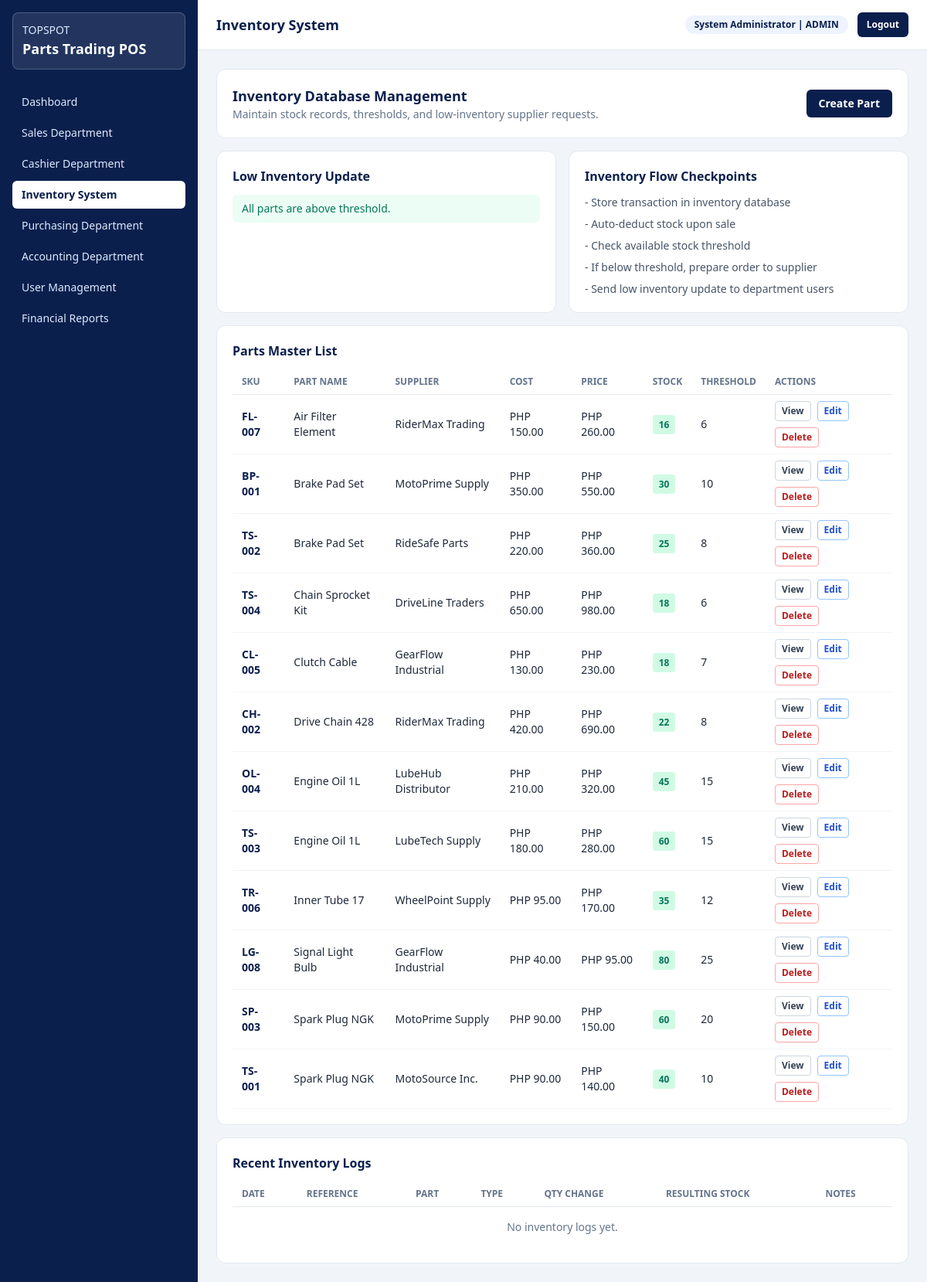
Page /inventory.php (signed in) on the earlier database version.
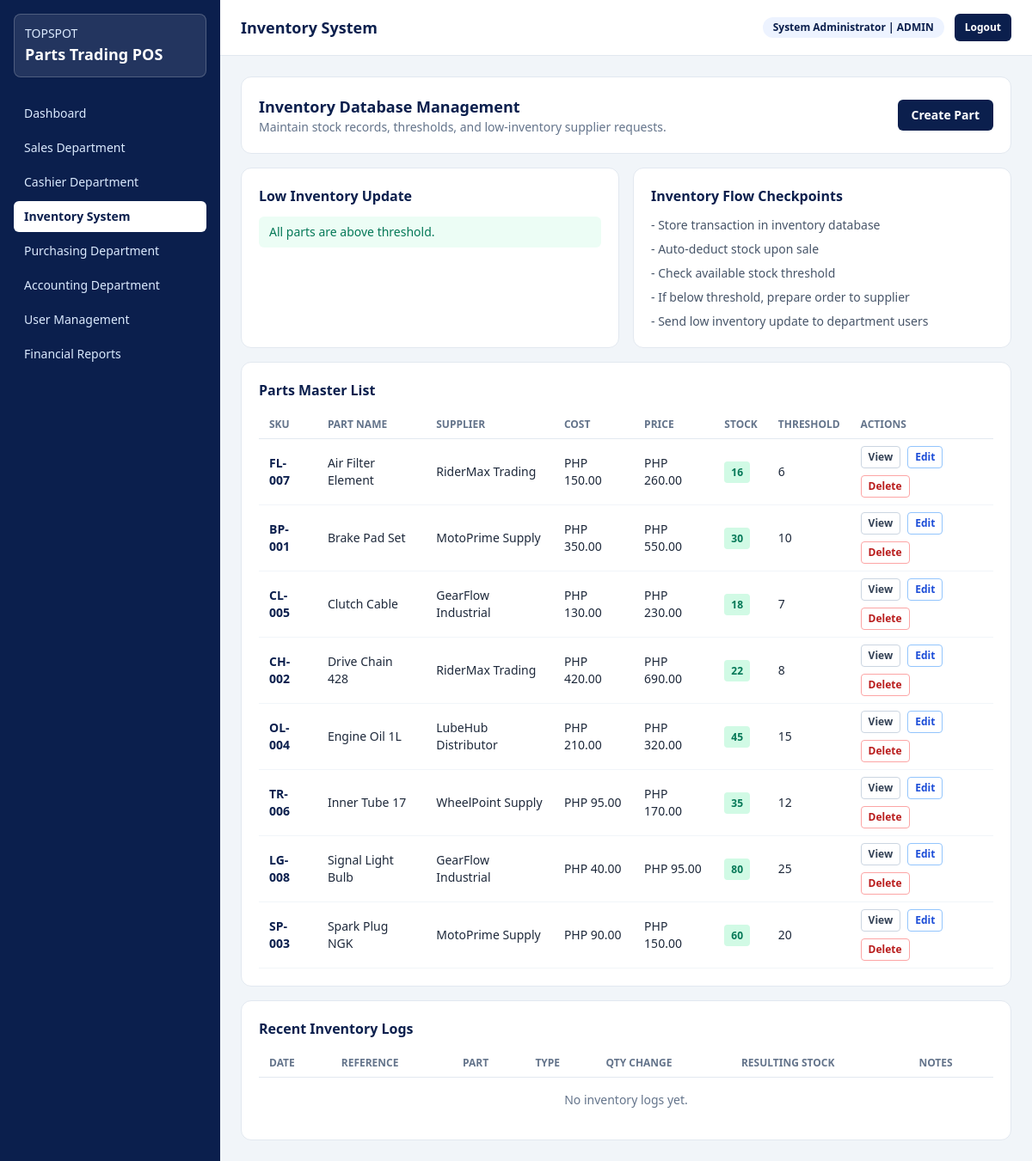
Same page on the later database version.
### tables this page shows
CREATE TABLE IF NOT EXISTS parts (
    id INT AUTO_INCREMENT PRIMARY KEY,
    sku VARCHAR(50) NOT NULL UNIQUE,
    part_name VARCHAR(150) NOT NULL,
    description TEXT,
    supplier_name VARCHAR(120) NOT NULL,
    cost_price DECIMAL(12,2) NOT NULL DEFAULT 0,
    unit_price DECIMAL(12,2) NOT NULL DEFAULT 0,
    stock_qty INT NOT NULL DEFAULT 0,
    threshold_qty INT NOT NULL DEFAULT 5,
    updated_at TIMESTAMP DEFAULT CURRENT_TIMESTAMP ON UPDATE CURRENT_TIMESTAMP
);

### includes/functions.php (called while the page is built, shortened)
<?php
function db_execute($sql, $types = '', $params = [])
{
    $connection = db();
    $stmt = mysqli_prepare($connection, $sql);
    if (!mysqli_stmt_execute($stmt)) {
        throw new Exception('Failed to execute query: ' . mysqli_stmt_error($stmt));
    }
    return $stmt;
}
function db_select($sql, $types = '', $params = [])
{
    $stmt = db_execute($sql, $types, $params);
    $result = mysqli_stmt_get_result($stmt);
    $rows = [];
    while ($row = mysqli_fetch_assoc($result)) {
        $rows[] = $row;
    }
    return $rows;
}
function e($value)
{
    return htmlspecialchars((string) $value, ENT_QUOTES, 'UTF-8');
}
function is_logged_in()
{
    return !empty($_SESSION['user_id']);
}
function page_access_rules()
{
    return [
        'dashboard.php' => ['admin', 'sales', 'cashier', 'purchasing', 'accounting', 'inventory'],
        'register.php' => ['admin'],
        'sales.php' => ['admin', 'sales'],
        'cashier.php' => ['admin', 'cashier'],
        'inventory.php' => ['admin', 'inventory'],
        'purchasing.php' => ['admin', 'purchasing'],
        'accounting.php' => ['admin', 'accounting'],
        'reports.php' => ['admin', 'accounting'],
    ];
}
function can_access_page($role, $pageFile)
{
    $rules = page_access_rules();
    return in_array((string) $role, $rules[$pageFile], true);
}
function current_user()
{
    return [
        'id' => (int) $_SESSION['user_id'],
        'full_name' => $_SESSION['full_name'] ?? 'User',
        'username' => $_SESSION['username'] ?? '',
        'role' => $_SESSION['role'] ?? 'sales',
    ];
}
function format_currency($amount)
{
    return 'PHP ' . number_format((float) $amount, 2);
}

### inventory.php (the view, shortened to what this page needs)
<?php
$pageTitle = 'Inventory System';
$activePage = 'inventory';
$parts = db_select('SELECT * FROM parts ORDER BY part_name ASC');
$inventoryLogs = db_select(
    'SELECT il.*, p.sku, p.part_name FROM inventory_logs il INNER JOIN parts p ON p.id = il.part_id ORDER BY il.created_at DESC LIMIT 20'
);
$lowStockParts = array_values(array_filter($parts, function ($part) {
    return (int) $part['stock_qty'] <= (int) $part['threshold_qty'];
}));
require_once __DIR__ . '/includes/layout_start.php';
?>
<div class="rounded-xl border border-slate-200 bg-white p-5">
    <div class="flex flex-col gap-3 md:flex-row md:items-center md:justify-between">
        <div>
            <h2 class="text-lg font-semibold text-navy-900">Inventory Database Management</h2>
            <p class="text-sm text-slate-500">Maintain stock records, thresholds, and low-inventory supplier requests.</p>
        </div>
        <button data-modal-open="create-part-modal" class="rounded-md bg-navy-900 px-4 py-2 text-sm font-semibold text-white hover:bg-navy-700">
            Create Part
        </button>
    </div>
</div>
<div class="grid gap-4 md:grid-cols-2">
    <div class="rounded-xl border border-slate-200 bg-white p-5">
        <h3 class="text-base font-semibold text-navy-900">Low Inventory Update</h3>
        <div class="mt-3 space-y-2 text-sm">
            <?php if (empty($lowStockParts)): ?>
                <p class="rounded-md bg-emerald-50 px-3 py-2 text-emerald-700">All parts are above threshold.</p>
            <?php endif; ?>
        </div>
    </div>
    <div class="rounded-xl border border-slate-200 bg-white p-5">
        <h3 class="text-base font-semibold text-navy-900">Inventory Flow Checkpoints</h3>
        <ul class="mt-3 space-y-2 text-sm text-slate-600">
            <li>- Store transaction in inventory database</li>
            <li>- Auto-deduct stock upon sale</li>
            <li>- Check available stock threshold</li>
            <li>- If below threshold, prepare order to supplier</li>
            <li>- Send low inventory update to department users</li>
        </ul>
    </div>
</div>
<div class="rounded-xl border border-slate-200 bg-white p-5">
    <h3 class="text-base font-semibold text-navy-900">Parts Master List</h3>
    <div class="mt-3 overflow-x-auto">
        <table class="min-w-full text-sm">
            <thead>
                <tr class="border-b border-slate-200 text-left text-xs uppercase text-slate-500">
                    <th class="px-3 py-2">SKU</th>
                    <th class="px-3 py-2">Part Name</th>
                    <th class="px-3 py-2">Supplier</th>
                    <th class="px-3 py-2">Cost</th>
                    <th class="px-3 py-2">Price</th>
                    <th class="px-3 py-2">Stock</th>
                    <th class="px-3 py-2">Threshold</th>
                    <th class="px-3 py-2">Actions</th>
                </tr>
            </thead>
            <tbody>
                <?php if (empty($parts)): ?>
                    <tr>
                        <td colspan="8" class="px-3 py-4 text-center text-slate-500">No parts found.</td>
                    </tr>
                <?php else: ?>
                    <?php foreach ($parts as $part): ?>
                        <?php $isLow = (int) $part['stock_qty'] <= (int) $part['threshold_qty']; ?>
                        <tr class="border-b border-slate-100">
                            <td class="px-3 py-2 font-semibold text-navy-900"><?php echo e($part['sku']); ?></td>
                            <td class="px-3 py-2"><?php echo e($part['part_name']); ?></td>
                            <td class="px-3 py-2"><?php echo e($part['supplier_name']); ?></td>
                            <td class="px-3 py-2"><?php echo e(format_currency($part['cost_price'])); ?></td>
                            <td class="px-3 py-2"><?php echo e(format_currency($part['unit_price'])); ?></td>
                            <td class="px-3 py-2">
                                <span class="rounded px-2 py-1 text-xs font-semibold <?php echo $isLow ? 'bg-red-100 text-red-700' : 'bg-emerald-100 text-emerald-700'; ?>">
                                    <?php echo e($part['stock_qty']); ?>
                                </span>
                            </td>
                            <td class="px-3 py-2"><?php echo e($part['threshold_qty']); ?></td>
                            <td class="px-3 py-2">
                                <div class="flex flex-wrap gap-2">
                                    <button data-modal-open="view-part-<?php echo e($part['id']); ?>" class="rounded border border-slate-300 px-2 py-1 text-xs font-semibold text-slate-700 hover:bg-slate-100">View</button>
                                    <button
                                        data-modal-open="edit-part-modal"
                                        class="edit-part-btn rounded border border-blue-300 px-2 py-1 text-xs font-semibold text-blue-700 hover:bg-blue-50"
                                        data-part-id="<?php echo e($part['id']); ?>"
                                        data-sku="<?php echo e($part['sku']); ?>"
                                        data-part-name="<?php echo e($part['part_name']); ?>"
                                        data-description="<?php echo e($part['description']); ?>"
                                        data-supplier-name="<?php echo e($part['supplier_name']); ?>"
                                        data-cost-price="<?php echo e($part['cost_price']); ?>"
                                        data-unit-price="<?php echo e($part['unit_price']); ?>"
                                        data-stock-qty="<?php echo e($part['stock_qty']); ?>"
                                        data-threshold-qty="<?php echo e($part['threshold_qty']); ?>"
                                    >Edit</button>
                                    <button
                                        data-modal-open="delete-part-modal"
                                        class="delete-part-btn rounded border border-red-300 px-2 py-1 text-xs font-semibold text-red-700 hover:bg-red-50"
                                        data-part-id="<?php echo e($part['id']); ?>"
                                        data-part-name="<?php echo e($part['part_name']); ?>"
                                    >Delete</button>
                                </div>
                            </td>
                        </tr>
                    <?php endforeach; ?>
                <?php endif; ?>
            </tbody>
        </table>
    </div>
</div>
<div class="rounded-xl border border-slate-200 bg-white p-5">
    <h3 class="text-base font-semibold text-navy-900">Recent Inventory Logs</h3>
    <div class="mt-3 overflow-x-auto">
        <table class="min-w-full text-sm">
            <thead>
                <tr class="border-b border-slate-200 text-left text-xs uppercase text-slate-500">
                    <th class="px-3 py-2">Date</th>
                    <th class="px-3 py-2">Reference</th>
                    <th class="px-3 py-2">Part</th>
                    <th class="px-3 py-2">Type</th>
                    <th class="px-3 py-2">Qty Change</th>
                    <th class="px-3 py-2">Resulting Stock</th>
                    <th class="px-3 py-2">Notes</th>
                </tr>
            </thead>
            <tbody>
                <?php if (empty($inventoryLogs)): ?>
                    <tr>
                        <td colspan="7" class="px-3 py-4 text-center text-slate-500">No inventory logs yet.</td>
                    </tr>
                <?php endif; ?>
            </tbody>
        </table>
    </div>
</div>
<?php require_once __DIR__ . '/includes/layout_end.php'; ?>

### includes/layout_start.php (shortened to what this page needs)
<?php
$pageTitle = $pageTitle ?? 'TOPSPOT Management System';
$activePage = $activePage ?? 'dashboard';
$user = current_user();
$menuItems = [
    ['key' => 'dashboard', 'label' => 'Dashboard', 'href' => 'dashboard.php'],
    ['key' => 'sales', 'label' => 'Sales Department', 'href' => 'sales.php'],
    ['key' => 'cashier', 'label' => 'Cashier Department', 'href' => 'cashier.php'],
    ['key' => 'inventory', 'label' => 'Inventory System', 'href' => 'inventory.php'],
    ['key' => 'purchasing', 'label' => 'Purchasing Department', 'href' => 'purchasing.php'],
    ['key' => 'accounting', 'label' => 'Accounting Department', 'href' => 'accounting.php'],
    ['key' => 'users', 'label' => 'User Management', 'href' => 'register.php'],
    ['key' => 'reports', 'label' => 'Financial Reports', 'href' => 'reports.php'],
];
$userRole = $user['role'] ?? '';
$menuItems = array_values(array_filter($menuItems, function ($item) use ($userRole) {
    return can_access_page($userRole, $item['href']);
}));
?>
<!DOCTYPE html>
<html lang="en">
<head>
    <script src="https://cdn.tailwindcss.com"></script>
</head>
<body class="bg-slate-100 text-slate-800">
<div class="min-h-screen md:flex">
    <aside class="w-full bg-navy-900 p-4 text-white md:sticky md:top-0 md:h-screen md:w-64 md:shrink-0 md:overflow-y-auto">
        <div class="mb-6 rounded-lg border border-white/20 bg-white/10 p-3">
            <p class="text-sm text-blue-100">TOPSPOT</p>
            <p class="text-lg font-semibold">Parts Trading POS</p>
        </div>
        <nav class="space-y-1">
            <?php foreach ($menuItems as $item): ?>
                <?php $isActive = $activePage === $item['key']; ?>
                <a href="<?php echo e($item['href']); ?>"
                   class="block rounded-md px-3 py-2 text-sm <?php echo $isActive ? 'bg-white text-navy-900 font-semibold' : 'text-blue-100 hover:bg-blue-700'; ?>">
                    <?php echo e($item['label']); ?>
                </a>
            <?php endforeach; ?>
        </nav>
    </aside>
    <section class="flex-1">
        <header class="flex flex-col gap-3 border-b border-slate-200 bg-white px-4 py-4 md:flex-row md:items-center md:justify-between md:px-6">
            <div>
                <h1 class="text-lg font-semibold text-navy-900"><?php echo e($pageTitle); ?></h1>
            </div>
            <div class="flex items-center gap-3">
                <span class="rounded-full bg-navy-50 px-3 py-1 text-xs font-semibold text-navy-900">
                    <?php echo e($user['full_name'] ?? 'Guest'); ?> | <?php echo e(strtoupper($user['role'] ?? '')); ?>
                </span>
                <a href="logout.php" class="rounded-md bg-navy-900 px-3 py-2 text-xs font-semibold text-white hover:bg-navy-700">Logout</a>
            </div>
        </header>
        <main class="space-y-4 p-4 md:p-6">

### includes/layout_end.php (shortened to what this page needs)
        </main>
    </section>
</div>
</body>
</html>

### includes/layout_start.php (style rules this page uses)
body { font-family: 'Trebuchet MS', 'Segoe UI', sans-serif; }

Differences in the rows shown:
removed parts: sku "TS-002", part_name "Brake Pad Set", supplier_name "RideSafe Parts", cost_price "PHP 220.00", unit_price "PHP 360.00", stock_qty "25", threshold_qty "8"
removed parts: sku "TS-004", part_name "Chain Sprocket Kit", supplier_name "DriveLine Traders", cost_price "PHP 650.00", unit_price "PHP 980.00", stock_qty "18", threshold_qty "6"
removed parts: sku "TS-003", part_name "Engine Oil 1L", supplier_name "LubeTech Supply", cost_price "PHP 180.00", unit_price "PHP 280.00", stock_qty "60", threshold_qty "15"
removed parts: sku "TS-001", part_name "Spark Plug NGK", supplier_name "MotoSource Inc.", cost_price "PHP 90.00", unit_price "PHP 140.00", stock_qty "40", threshold_qty "10"
